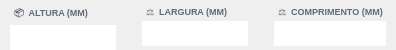
            <widget class="QWidget" name="widget_62" native="true">
             <property name="minimumSize">
              <size>
               <width>0</width>
               <height>50</height>
              </size>
             </property>
             <property name="maximumSize">
              <size>
               <width>16777215</width>
               <height>50</height>
              </size>
             </property>
             <layout class="QHBoxLayout" name="horizontalLayout_36">
              <property name="leftMargin">
               <number>0</number>
              </property>
              <property name="topMargin">
               <number>0</number>
              </property>
              <property name="rightMargin">
               <number>0</number>
              </property>
              <property name="bottomMargin">
               <number>0</number>
              </property>
              <item>
               <widget class="QWidget" name="widget_17" native="true">
                <property name="styleSheet">
                 <string notr="true"/>
                </property>
                <layout class="QVBoxLayout" name="verticalLayout_58">
                 <property name="spacing">
                  <number>3</number>
                 </property>
                 <property name="leftMargin">
                  <number>10</number>
                 </property>
                 <property name="topMargin">
                  <number>6</number>
                 </property>
                 <property name="rightMargin">
                  <number>10</number>
                 </property>
                 <property name="bottomMargin">
                  <number>6</number>
                 </property>
                 <item>
                  <widget class="QLabel" name="label_93">
                   <property name="minimumSize">
                    <size>
                     <width>0</width>
                     <height>0</height>
                    </size>
                   </property>
                   <property name="maximumSize">
                    <size>
                     <width>16777215</width>
                     <height>16777215</height>
                    </size>
                   </property>
                   <property name="font">
                    <font>
                     <pointsize>-1</pointsize>
                     <weight>75</weight>
                     <bold>true</bold>
                    </font>
                   </property>
                   <property name="styleSheet">
                    <string notr="true">border: none;
background: transparent;
color: #5f6b7a;
font-size: 9px;
font-weight: bold;
padding-left: 2px;</string>
                   </property>
                   <property name="text">
                    <string>📦  ALTURA (MM)</string>
                   </property>
                   <property name="alignment">
                    <set>Qt::AlignLeading|Qt::AlignLeft|Qt::AlignVCenter</set>
                   </property>
                  </widget>
                 </item>
                 <item>
                  <widget class="QLineEdit" name="line_Altura_Log">
                   <property name="sizePolicy">
                    <sizepolicy hsizetype="Preferred" vsizetype="Preferred">
                     <horstretch>0</horstretch>
                     <verstretch>0</verstretch>
                    </sizepolicy>
                   </property>
                   <property name="minimumSize">
                    <size>
                     <width>0</width>
                     <height>25</height>
                    </size>
                   </property>
                   <property name="maximumSize">
                    <size>
                     <width>16777215</width>
                     <height>25</height>
                    </size>
                   </property>
                   <property name="font">
                    <font>
                     <pointsize>9</pointsize>
                     <weight>50</weight>
                     <bold>false</bold>
                    </font>
                   </property>
                   <property name="styleSheet">
                    <string notr="true">color: #374151;
border: none;
background: white;</string>
                   </property>
                   <property name="inputMask">
                    <string/>
                   </property>
                   <property name="text">
                    <string/>
                   </property>
                   <property name="frame">
                    <bool>true</bool>
                   </property>
                   <property name="echoMode">
                    <enum>QLineEdit::Normal</enum>
                   </property>
                   <property name="alignment">
                    <set>Qt::AlignCenter</set>
                   </property>
                   <property name="dragEnabled">
                    <bool>false</bool>
                   </property>
                   <property name="readOnly">
                    <bool>false</bool>
                   </property>
                   <property name="placeholderText">
                    <string/>
                   </property>
                  </widget>
                 </item>
                </layout>
               </widget>
              </item>
              <item>
               <widget class="QWidget" name="widget_63" native="true">
                <property name="styleSheet">
                 <string notr="true"/>
                </property>
                <layout class="QVBoxLayout" name="verticalLayout_59">
                 <property name="spacing">
                  <number>3</number>
                 </property>
                 <property name="leftMargin">
                  <number>10</number>
                 </property>
                 <property name="topMargin">
                  <number>6</number>
                 </property>
                 <property name="rightMargin">
                  <number>10</number>
                 </property>
                 <property name="bottomMargin">
                  <number>6</number>
                 </property>
                 <item>
                  <widget class="QLabel" name="label_95">
                   <property name="minimumSize">
                    <size>
                     <width>0</width>
                     <height>0</height>
                    </size>
                   </property>
                   <property name="maximumSize">
                    <size>
                     <width>16777215</width>
                     <height>16777215</height>
                    </size>
                   </property>
                   <property name="font">
                    <font>
                     <pointsize>-1</pointsize>
                     <weight>75</weight>
                     <bold>true</bold>
                    </font>
                   </property>
                   <property name="styleSheet">
                    <string notr="true">border: none;
background: transparent;
color: #5f6b7a;
font-size: 9px;
font-weight: bold;
padding-left: 2px;</string>
                   </property>
                   <property name="text">
                    <string>⚖️  LARGURA (MM)</string>
                   </property>
                   <property name="alignment">
                    <set>Qt::AlignLeading|Qt::AlignLeft|Qt::AlignVCenter</set>
                   </property>
                  </widget>
                 </item>
                 <item>
                  <widget class="QLineEdit" name="line_Largura_Log">
                   <property name="sizePolicy">
                    <sizepolicy hsizetype="Preferred" vsizetype="Preferred">
                     <horstretch>0</horstretch>
                     <verstretch>0</verstretch>
                    </sizepolicy>
                   </property>
                   <property name="minimumSize">
                    <size>
                     <width>0</width>
                     <height>25</height>
                    </size>
                   </property>
                   <property name="maximumSize">
                    <size>
                     <width>16777215</width>
                     <height>25</height>
                    </size>
                   </property>
                   <property name="font">
                    <font>
                     <pointsize>9</pointsize>
                     <weight>50</weight>
                     <bold>false</bold>
                    </font>
                   </property>
                   <property name="styleSheet">
                    <string notr="true">color: #374151;
border: none;
background: white;</string>
                   </property>
                   <property name="inputMask">
                    <string/>
                   </property>
                   <property name="text">
                    <string/>
                   </property>
                   <property name="frame">
                    <bool>true</bool>
                   </property>
                   <property name="echoMode">
                    <enum>QLineEdit::Normal</enum>
                   </property>
                   <property name="alignment">
                    <set>Qt::AlignCenter</set>
                   </property>
                   <property name="dragEnabled">
                    <bool>false</bool>
                   </property>
                   <property name="readOnly">
                    <bool>false</bool>
                   </property>
                   <property name="placeholderText">
                    <string/>
                   </property>
                  </widget>
                 </item>
                </layout>
               </widget>
              </item>
              <item>
               <widget class="QWidget" name="widget_64" native="true">
                <property name="styleSheet">
                 <string notr="true"/>
                </property>
                <layout class="QVBoxLayout" name="verticalLayout_60">
                 <property name="spacing">
                  <number>3</number>
                 </property>
                 <property name="leftMargin">
                  <number>10</number>
                 </property>
                 <property name="topMargin">
                  <number>6</number>
                 </property>
                 <property name="rightMargin">
                  <number>10</number>
                 </property>
                 <property name="bottomMargin">
                  <number>6</number>
                 </property>
                 <item>
                  <widget class="QLabel" name="label_96">
                   <property name="minimumSize">
                    <size>
                     <width>0</width>
                     <height>0</height>
                    </size>
                   </property>
                   <property name="maximumSize">
                    <size>
                     <width>16777215</width>
                     <height>16777215</height>
                    </size>
                   </property>
                   <property name="font">
                    <font>
                     <pointsize>-1</pointsize>
                     <weight>75</weight>
                     <bold>true</bold>
                    </font>
                   </property>
                   <property name="styleSheet">
                    <string notr="true">border: none;
background: transparent;
color: #5f6b7a;
font-size: 9px;
font-weight: bold;
padding-left: 2px;</string>
                   </property>
                   <property name="text">
                    <string>⚖️  COMPRIMENTO (MM)</string>
                   </property>
                   <property name="alignment">
                    <set>Qt::AlignLeading|Qt::AlignLeft|Qt::AlignVCenter</set>
                   </property>
                  </widget>
                 </item>
                 <item>
                  <widget class="QLineEdit" name="line_Compr_Log">
                   <property name="sizePolicy">
                    <sizepolicy hsizetype="Preferred" vsizetype="Preferred">
                     <horstretch>0</horstretch>
                     <verstretch>0</verstretch>
                    </sizepolicy>
                   </property>
                   <property name="minimumSize">
                    <size>
                     <width>0</width>
                     <height>25</height>
                    </size>
                   </property>
                   <property name="maximumSize">
                    <size>
                     <width>16777215</width>
                     <height>25</height>
                    </size>
                   </property>
                   <property name="font">
                    <font>
                     <pointsize>9</pointsize>
                     <weight>50</weight>
                     <bold>false</bold>
                    </font>
                   </property>
                   <property name="styleSheet">
                    <string notr="true">color: #374151;
border: none;
background: white;</string>
                   </property>
                   <property name="inputMask">
                    <string/>
                   </property>
                   <property name="text">
                    <string/>
                   </property>
                   <property name="frame">
                    <bool>true</bool>
                   </property>
                   <property name="echoMode">
                    <enum>QLineEdit::Normal</enum>
                   </property>
                   <property name="alignment">
                    <set>Qt::AlignCenter</set>
                   </property>
                   <property name="dragEnabled">
                    <bool>false</bool>
                   </property>
                   <property name="readOnly">
                    <bool>false</bool>
                   </property>
                   <property name="placeholderText">
                    <string/>
                   </property>
                  </widget>
                 </item>
                </layout>
               </widget>
              </item>
             </layout>
            </widget>
